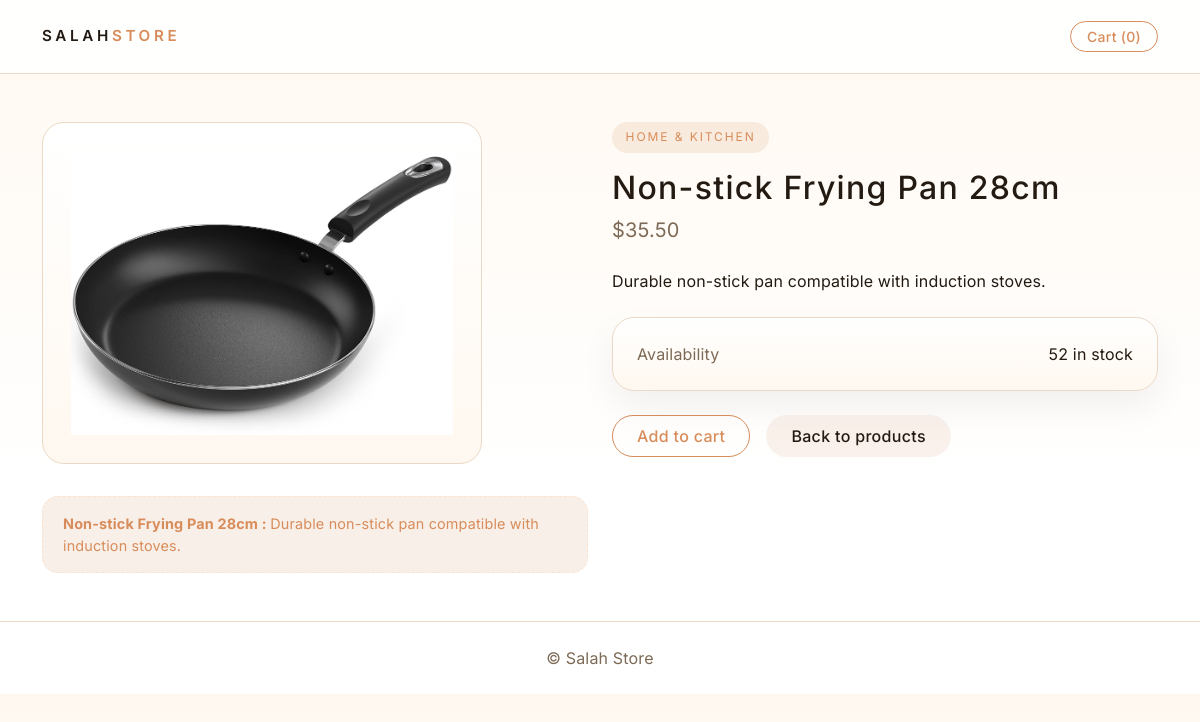
The app's page /product/non-stick-frying-pan-28cm/ with its own data.
### catalog/models.py (models this page shows, shortened)
class Product(models.Model):
    category = models.ForeignKey(Category, on_delete=models.CASCADE, related_name='products')
    title = models.CharField(max_length=200)
    slug = models.SlugField(max_length=220, unique=True, blank=True)
    description = models.TextField(blank=True)
    price = models.DecimalField(max_digits=8, decimal_places=2)
    stock = models.PositiveIntegerField(default=0)
    image = models.ImageField(upload_to='products/', blank=True, null=True)
    is_active = models.BooleanField(default=True)
    created_at = models.DateTimeField(auto_now_add=True)

class Category(models.Model):
    name = models.CharField(max_length=100, unique=True)
    slug = models.SlugField(max_length=120, unique=True, blank=True)
    class Meta:
        verbose_name_plural = "Categories"

### catalog/views.py (the view)
# urls.py: path('product/<slug:slug>/', views.product_detail, name='product_detail'),
def product_detail(request, slug):
    product = get_object_or_404(Product, slug=slug, is_active=True)
    return render(request, 'product_detail.html', {'product': product})

### catalog/templates/product_detail.html (shortened to what this page needs)
{% extends 'base.html' %}
{% block content %}
<div class="row gy-5 align-items-start">
    <div class="col-md-6 text-center text-md-start">
      {% if product.image %}
      <img src="{{ product.image.url }}"
           alt="{{ product.title }}"
           class="img-fluid mb-3"
           style="max-width: 440px; height: auto; object-fit: contain; border:1px solid var(--border); border-radius: 22px; padding:1.75rem; background: linear-gradient(180deg, #ffffff 0%, var(--surface-soft) 100%);">
      {% endif %}
      <div class="highlight-callout mt-3 d-inline-block text-start">
        <strong>{{ product.title }} : </strong> {{ product.description }}
      </div>
    </div>
    <div class="col-md-6">
        <span class="badge-soft mb-3">{{ product.category.name }}</span>
        <h1 class="h2 mb-2" style="letter-spacing:0.04em;">{{ product.title }}</h1>
        <p class="text-muted fs-5 mb-4">${{ product.price }}</p>
        <p class="mb-4">{{ product.description }}</p>
        <div class="summary-card p-4 mb-4">
          <ul class="list-unstyled mb-0 list-divider">
            <li class="d-flex justify-content-between align-items-center">
              <span class="text-muted">Availability</span>
              <span>{{ product.stock }} in stock</span>
            </li>
          </ul>
        </div>
        <form action="{% url 'cart:cart_add' product.id %}" method="post" class="d-flex flex-wrap gap-3">
            <button type="submit" class="btn btn-outline-dark rounded-pill px-4">Add to cart</button>
            <a href="{% url 'product_list' %}" class="btn-ghost">Back to products</a>
        </form>
    </div>
</div>
{% endblock %}

### shop/static/css/style.css (style rules this page uses)
:root { --surface: #fdf4e6; --surface-soft: #fff8f0; --surface-strong: #f3e2d1; --border: #ead9c6; --text: #231a12; --muted: #7d6a56; --accent: #d88c5a; --accent-dark: #b8743f; --accent-light: #fbe3cf; }
body { font-family: "Inter", "Helvetica Neue", Arial, sans-serif; background: linear-gradient(180deg, var(--surface-soft) 0%, #ffffff 70%); color: var(--text); letter-spacing: 0.01em; }
a { color: var(--accent); text-decoration: none; }
.btn-outline-dark { border-radius: 999px; border-width: 1px; font-weight: 500; letter-spacing: 0.02em; border-color: var(--accent); color: var(--accent); background-color: transparent; transition: all 0.2s ease; }
.btn-ghost { border-radius: 999px; border: 1px solid transparent; padding: 0.5rem 1.5rem; font-weight: 500; letter-spacing: 0.02em; color: var(--text); background-color: rgba(197, 122, 68, 0.1); transition: background-color 0.2s ease, color 0.2s ease; }
.text-muted { color: var(--muted) !important; }
.summary-card { border-radius: 22px; border: 1px solid var(--border); background: linear-gradient(180deg, #ffffff 0%, var(--surface-soft) 100%); box-shadow: 0 16px 36px rgba(31, 25, 18, 0.06); }
.badge-soft { display: inline-flex; align-items: center; gap: 0.4rem; padding: 0.4rem 0.85rem; border-radius: 999px; background-color: rgba(197, 122, 68, 0.12); color: var(--accent); font-size: 0.75rem; letter-spacing: 0.16em; text-transform: uppercase; }
.highlight-callout { background-color: rgba(197, 122, 68, 0.12); border: 1px dashed var(--accent-light); border-radius: 16px; padding: 1rem 1.25rem; font-size: 0.9rem; color: var(--accent); }

### records on screen
Product: image (picture), title "Non-stick Frying Pan 28cm", description "Durable non-stick pan compatible with induction stoves.", category.name "HOME & KITCHEN", price "35.50", stock "52"

### other values on screen
{{ cart|length }} "0"
